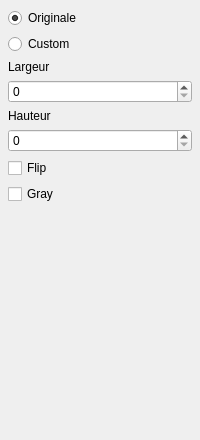
      <widget class="QWidget" name="captureTab">
       <attribute name="title">
        <string>Size</string>
       </attribute>
       <layout class="QVBoxLayout" name="verticalLayout">
        <property name="leftMargin">
         <number>8</number>
        </property>
        <property name="topMargin">
         <number>8</number>
        </property>
        <property name="rightMargin">
         <number>8</number>
        </property>
        <property name="bottomMargin">
         <number>8</number>
        </property>
        <item>
         <widget class="QRadioButton" name="radioButtonOrigSize">
          <property name="text">
           <string>Originale</string>
          </property>
          <property name="checked">
           <bool>true</bool>
          </property>
         </widget>
        </item>
        <item>
         <widget class="QRadioButton" name="radioButtonCustomSize">
          <property name="text">
           <string>Custom</string>
          </property>
         </widget>
        </item>
        <item>
         <widget class="QLabel" name="labelWidth">
          <property name="text">
           <string>Largeur</string>
          </property>
         </widget>
        </item>
        <item>
         <widget class="QSpinBox" name="spinBoxWidth">
          <property name="maximum">
           <number>1600</number>
          </property>
          <property name="singleStep">
           <number>4</number>
          </property>
         </widget>
        </item>
        <item>
         <widget class="QLabel" name="labelHeight">
          <property name="text">
           <string>Hauteur</string>
          </property>
         </widget>
        </item>
        <item>
         <widget class="QSpinBox" name="spinBoxHeight">
          <property name="maximum">
           <number>1200</number>
          </property>
          <property name="singleStep">
           <number>4</number>
          </property>
         </widget>
        </item>
        <item>
         <widget class="QCheckBox" name="checkBoxFlip">
          <property name="text">
           <string>Flip</string>
          </property>
         </widget>
        </item>
        <item>
         <widget class="QCheckBox" name="checkBoxGray">
          <property name="text">
           <string>Gray</string>
          </property>
         </widget>
        </item>
        <item>
         <spacer name="verticalSpacer">
          <property name="orientation">
           <enum>Qt::Vertical</enum>
          </property>
          <property name="sizeHint" stdset="0">
           <size>
            <width>20</width>
            <height>228</height>
           </size>
          </property>
         </spacer>
        </item>
       </layout>
      </widget>
